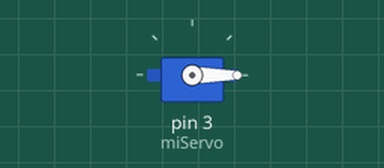
A sketch run on a simulated Arduino Uno, built with avr-gcc and run on an emulated ATmega328P. Shown: servo.

Above: at 0.05 s.
At 9.95 s:
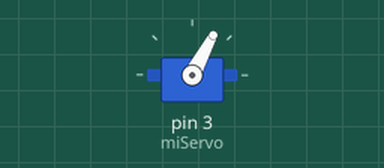
At 14.95 s:
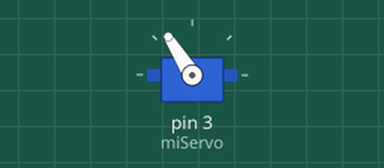
At 19.95 s:
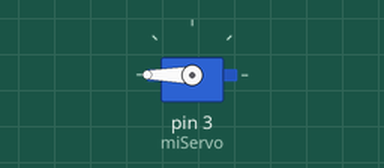
Timing chart, 0 to 26.0 s (numbered marks = the images above):
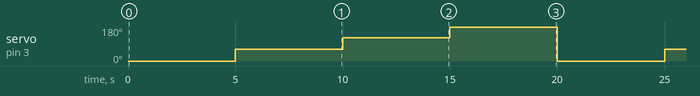

Measured:
- by itself, servo on pin 3 (miServo): repeats every 20.0 s: 122° 5.0 s, 180° 5.0 s, 0° 5.0 s, 62° 5.0 s

The sketch:

servo_ds3235_control_basico.ino
```cpp
/*
 ============================================================================
 Título      : Control angular del servomotor DS3235 con Arduino
 Descripción : Este código permite mover un servomotor de alto torque DS3235
               a distintas posiciones angulares usando la función writeMicroseconds().
               Se especifican valores de ancho de pulso aproximados para alcanzar
               0°, 90°, 180° y 270°, simulando el control de articulaciones robóticas.
 ----------------------------------------------------------------------------
 Docente     : Renzo Chan Ríos / Lewis De La Cruz
 Curso       : Fundamentos de Biodiseño
 Universidad : Universidad Peruana Cayetano Heredia (UPCH)
 Año         : 2025
 Versión     : 0.1
 ============================================================================
*/

#include <Servo.h>  // Incluye la librería Servo para controlar el servomotor

/*
  ===============================================
  Tabla de equivalencia aproximada para DS3235
  usando writeMicroseconds()

  Grados       Microsegundos (µs)
  -------      -------------------
    0°              500
   90°             1180
  180°             1800
  265°             2400
  ===============================================
  Nota: Estos valores son aproximados y pueden variar
  ligeramente entre unidades. Conviene calibrar cada
  servo individualmente si se necesita precisión.
*/

Servo miServo;  // Crea un objeto de tipo Servo

void setup() {
  miServo.attach(3);  // Conecta el servo al pin digital 3
}

void loop() {
  // Mover a 0° (posición inicial)
  miServo.writeMicroseconds(500);
  delay(5000);

  // Mover a 90°
  miServo.writeMicroseconds(1180);
  delay(5000);

  // Mover a 180°
  miServo.writeMicroseconds(1800);
  delay(5000);

  // Mover a 270°
  miServo.writeMicroseconds(2400);
  delay(5000);
}
```
